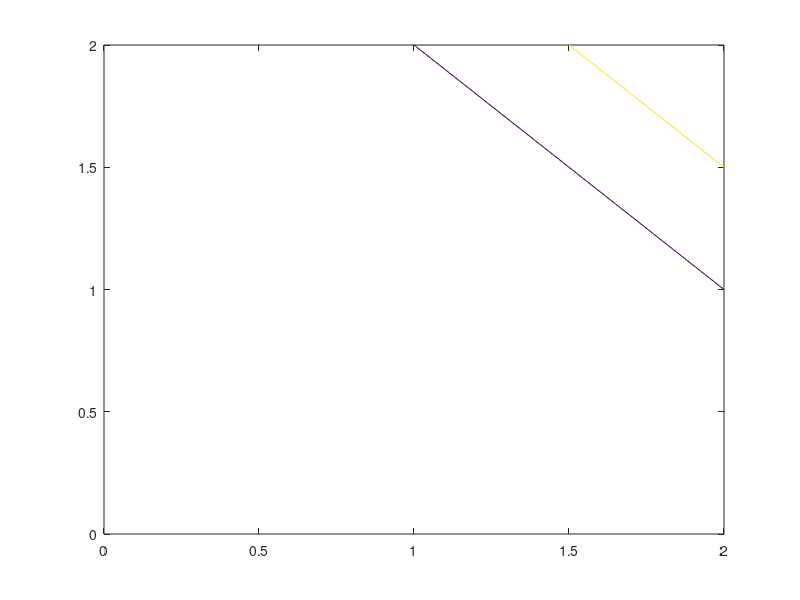

Write MATLAB code to recreate this figure.
#!/usr/bin/octave -qf
% Author    : Bhishan Poudel
% Date      : May 25, 2016
% Ref       : https://www.gnu.org/software/octave/doc/v4.0.0/Two_002dDimensional-Plots.html

x = 0:2;
y = x;
z = x' * y;
contour (x, y, z, 2:3)

%  The contour, contourf and contourc functions produce two-dimensional contour
%  plots from three-dimensional data.

%  Function File: contour (z)
%  Function File: contour (z, vn)
%  Function File: contour (x, y, z)
%  Function File: contour (x, y, z, vn)
%  Function File: contour (…, style)
%  Function File: contour (hax, …)
%  Function File: [c, h] = contour (…)
%  Create a 2-D contour plot.

%  Plot level curves (contour lines) of the matrix z, using the contour matrix c
%  computed by contourc from the same arguments; see the latter for their
%  interpretation.

%  The appearance of contour lines can be defined with a line style style in the
%  same manner as plot. Only line style and color are used; Any markers defined
%  by style are ignored.

%  If the first argument hax is an axes handle, then plot into this axis, rather
%  than the current axes returned by gca.

%  The optional output c contains the contour levels in contourc format.

%  The optional return value h is a graphics handle to the hggroup comprising
%  the contour lines.
